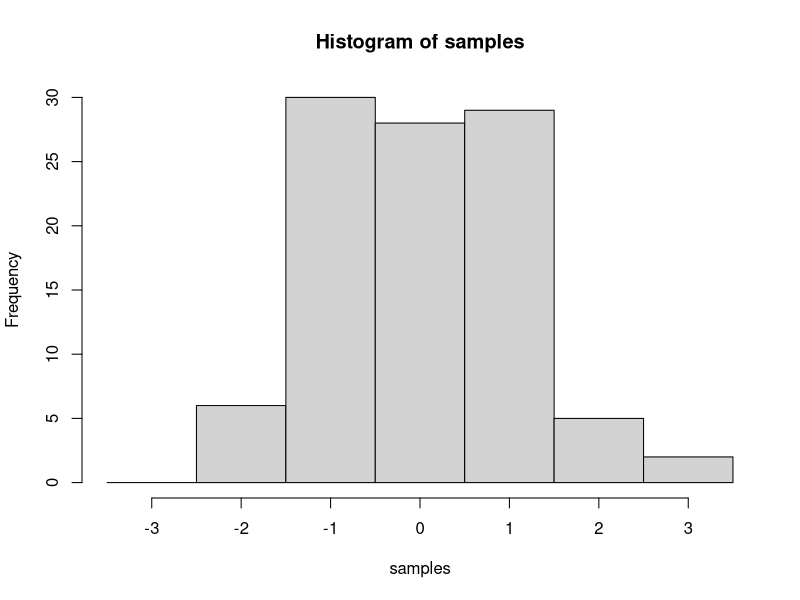
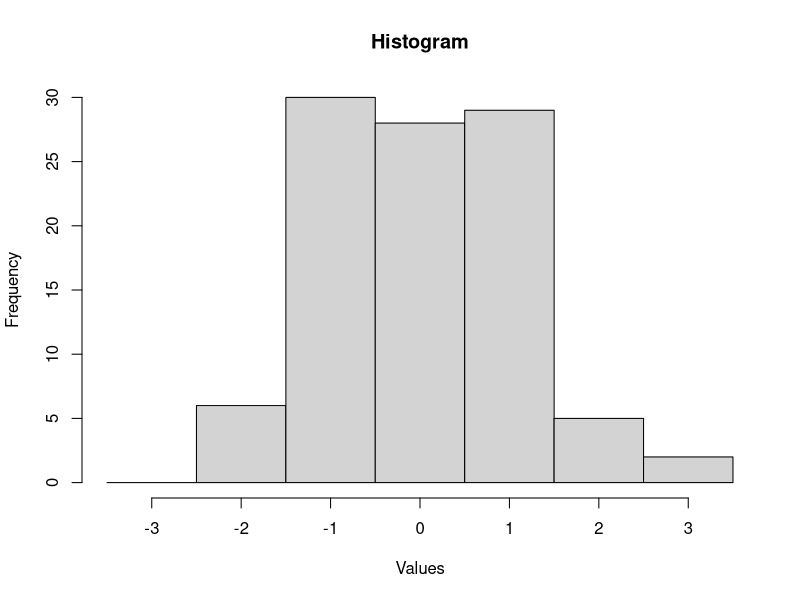
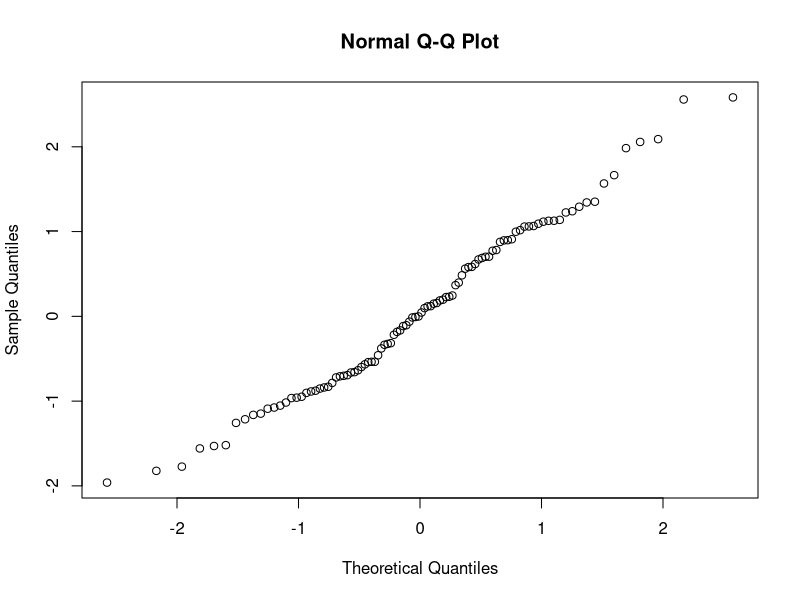
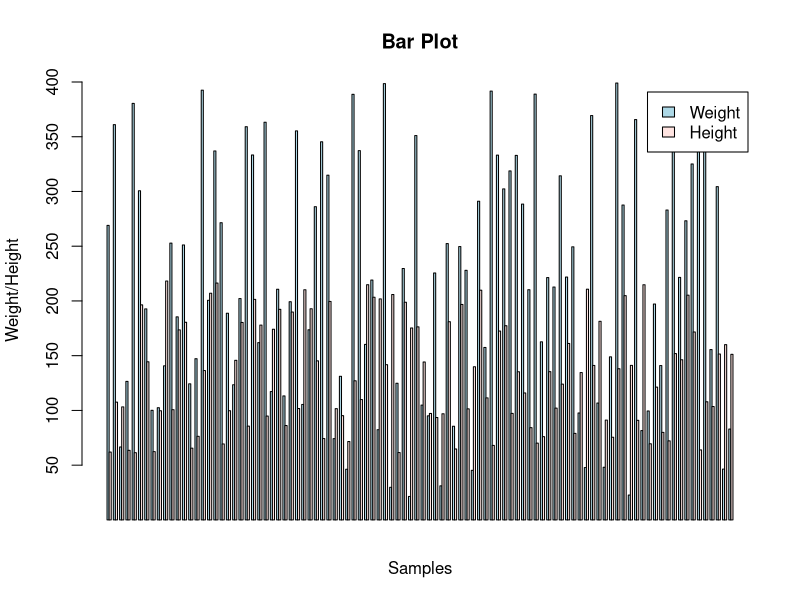
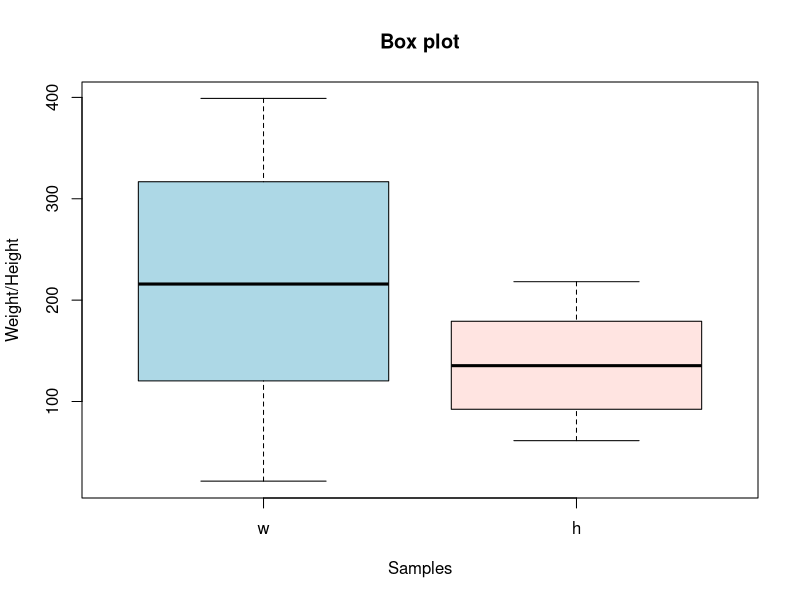
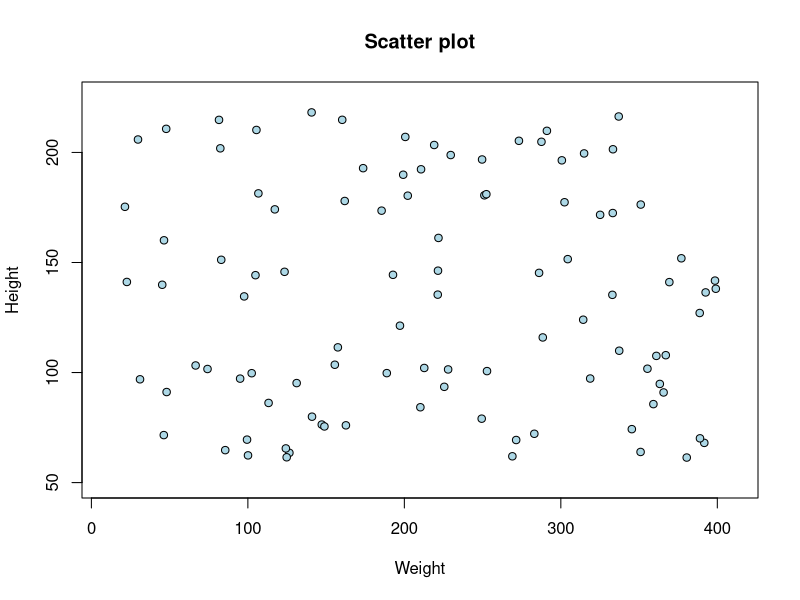
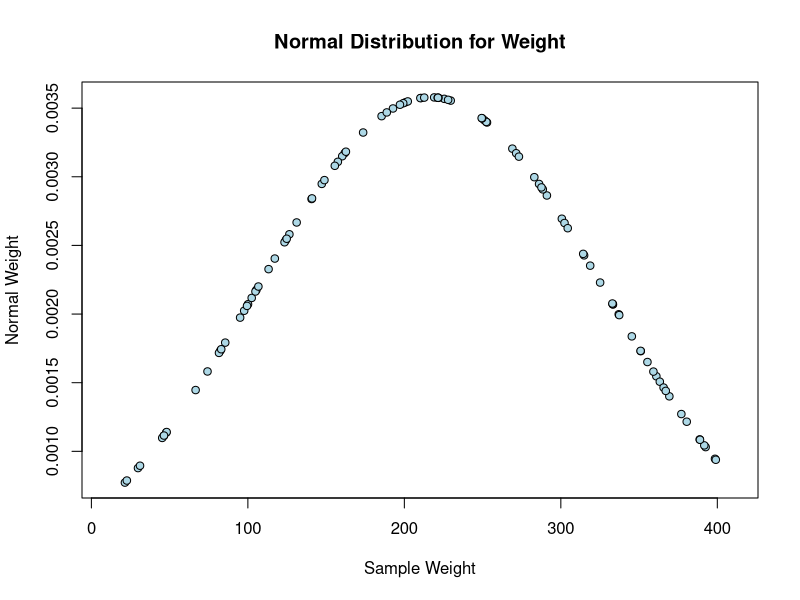
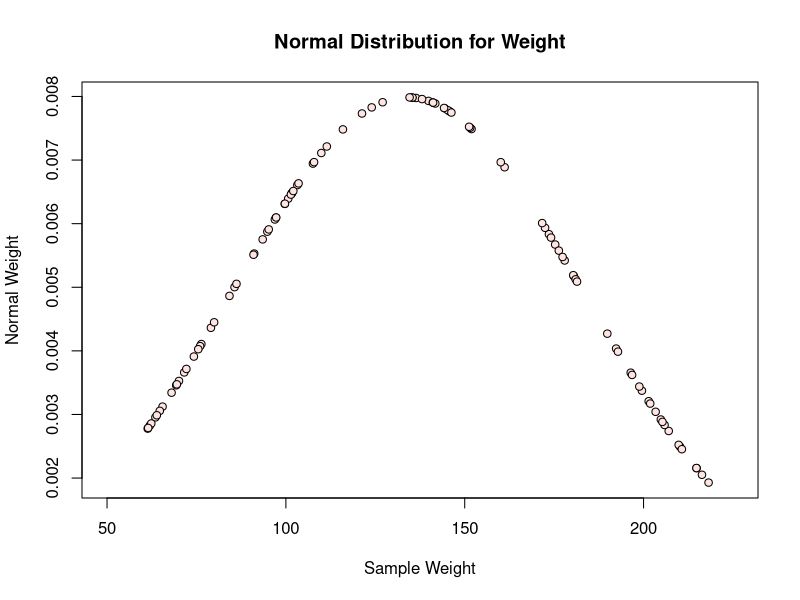

The R script that drew these images, in order:
# clean the environment
rm(list = ls())

# include library 
library(MASS)

# Question 10.1
# Generating samples with normal distribution with mean = 0 and standard deviation = 1.
samples = rnorm(100)
# mean
mean(samples)
# Standard Deviation
sd(samples)
# Variance
var(samples)
# Median
median(samples)
# Standard Quantiles
quantile(samples)

# Question 10.2
b = c(-3.5,-2.5,-1.5,-0.5,0.5,1.5,2.5,3.5)
# Generating Histogram 
histogram = hist(samples, breaks = b)
plot(histogram, main="Histogram", xlab = "Values", ylab = "Frequency")

# Question 10.3
qqnorm(samples)

# Question 10.4
# (a) Generate weight in lbs (20lbs to 400 lbs) and height in cm (2ft to 7ft) 
w = runif(100, 20, 400)
h = runif(100, 60, 220)
weight_height = rbind(w, h)
# Generate Summary
summary(t(weight_height))

# (b) Generate bar plots
barplot(weight_height, beside = TRUE, 
        col = c("lightblue","mistyrose"), 
        legend=c("Weight", "Height"), 
        ylim=c(20, 400),
        ylab = "Weight/Height",
        xlab = "Samples",
        main = "Bar Plot",)

# (c) Generate box plots
boxplot(t(weight_height), col = c("lightblue", "mistyrose"),
        legend=c("Weight", "Height"),
        ylim = c(20, 400),
        ylab = "Weight/Height",
        xlab = "Samples",
        main = "Box plot")

# (d) Generate Scatter Plots
plot(weight_height[1,], weight_height[2,], bg = c("lightblue"),
     pch = 21,
     ylim = c(50, 225),
     xlim = c(10, 410),
     ylab = "Height",
     xlab = "Weight",
     main = "Scatter plot")

# Question 10.5  
# Plotting the normal distribution for weight
normal_weight = dnorm(weight_height[1,], m = mean(weight_height[1,]), 
                      sd = sd(weight_height[1,]))
plot(weight_height[1,], normal_weight, bg = c("lightblue"),
     pch = 21,
     xlim = c(10,410),
     xlab = "Sample Weight",
     ylab = "Normal Weight",
     main = "Normal Distribution for Weight")

# Plotting the normal distribution for height
normal_height = dnorm(weight_height[2,], m = mean(weight_height[2,]), 
                      sd = sd(weight_height[2,]))
plot(weight_height[2,], normal_height, bg = c("mistyrose"),
     pch = 21,
     xlim = c(50,225),
     xlab = "Sample Weight",
     ylab = "Normal Weight",
     main = "Normal Distribution for Weight")

# Question 10.6
# Plot bivariate normal distribution
mu = c(mean(weight_height[1,]), mean(weight_height[2,]))
sigma = matrix(cov(t(weight_height)),2,2)
bivariate_distribution = mvrnorm(100, mu, sigma)
bivariate_distribution.kde = kde2d(bivariate_distribution[,1], bivariate_distribution[,2], 100)
persp(bivariate_distribution.kde, 
      phi = 45, 
      theta = 45,
      col = "lightblue",
      xlab = "Weight",
      ylab = "height",
      zlab = "Frequency", 
      main = "Bivariate Distribution")
contour(bivariate_distribution.kde, main = "Contour")
